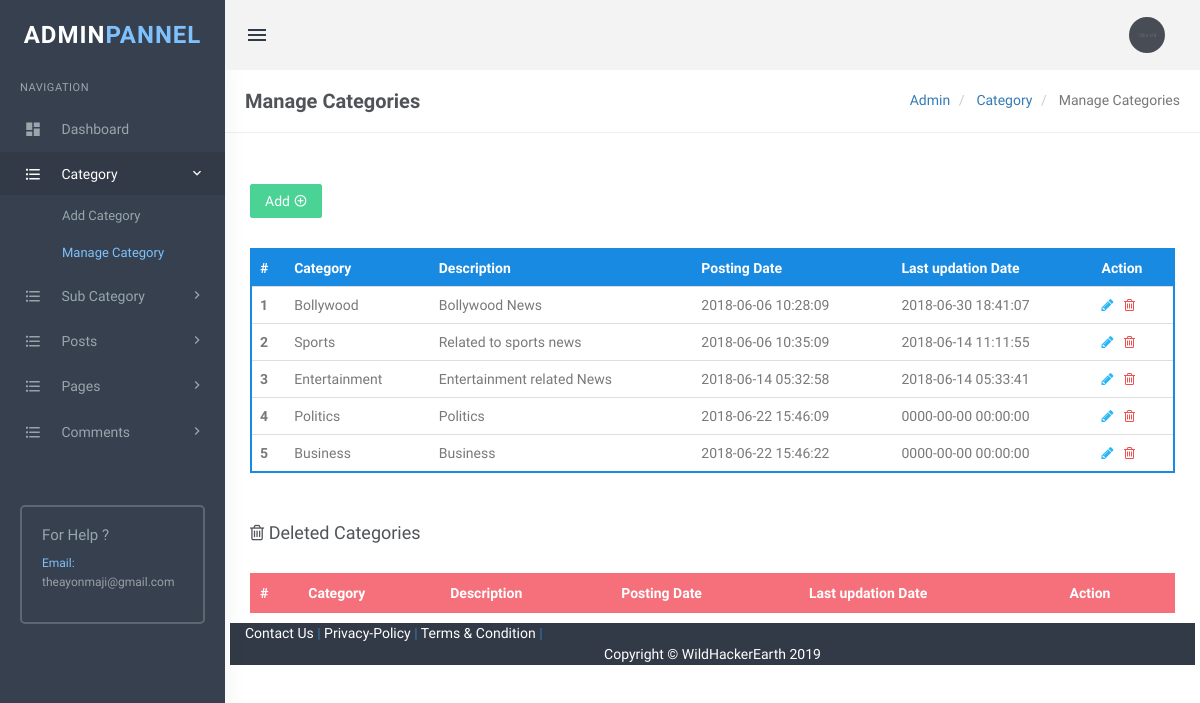
Page /admin/manage-categories.php (signed in) on the earlier database version.
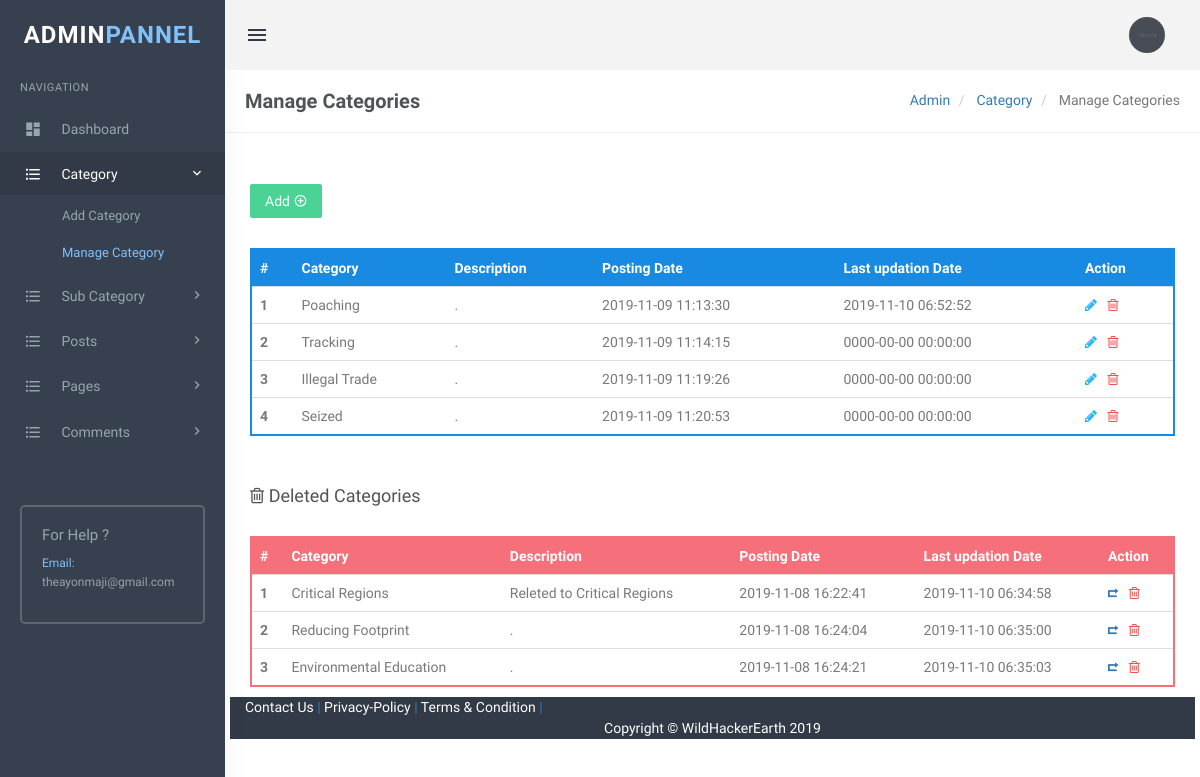
Same page on the later database version.
### tables this page shows
CREATE TABLE `tblcategory` (
  `id` int(11) NOT NULL,
  `CategoryName` varchar(200) DEFAULT NULL,
  `Description` mediumtext,
  `PostingDate` timestamp NULL DEFAULT CURRENT_TIMESTAMP,
  `UpdationDate` timestamp NULL DEFAULT '0000-00-00 00:00:00' ON UPDATE CURRENT_TIMESTAMP,
  `Is_Active` int(1) DEFAULT NULL
);

### admin/manage-categories.php (the view, shortened to what the changed rows need)
<?php
include('includes/config.php');
if(strlen($_SESSION['login'])==0)
  {
header('location:index.php');
}
else{
?>
<!DOCTYPE html>
<html lang="en">
    <head>
        <link href="assets/css/bootstrap.min.css" rel="stylesheet" type="text/css" />
        <link href="assets/css/core.css" rel="stylesheet" type="text/css" />
        <link href="assets/css/components.css" rel="stylesheet" type="text/css" />
        <link href="assets/css/icons.css" rel="stylesheet" type="text/css" />
        <link href="assets/css/pages.css" rel="stylesheet" type="text/css" />
        <link href="assets/css/menu.css" rel="stylesheet" type="text/css" />
        <link href="assets/css/responsive.css" rel="stylesheet" type="text/css" />
		<link rel="stylesheet" href="../plugins/switchery/switchery.min.css">
    </head>
    <body class="fixed-left">
        <div id="wrapper">
            <div class="content-page">
                <div class="content">
                    <div class="container">
<div class="row">
                                    <div class="row">
										<div class="col-md-12">
											<div class="demo-box m-t-20">
												<div class="table-responsive">
                                                    <table class="table m-0 table-colored-bordered table-bordered-primary">
                                                        <thead>
                                                            <tr>
                                                                <th>#</th>
                                                                <th> Category</th>
                                                                <th>Description</th>
                                                                <th>Posting Date</th>
                                                                  <th>Last updation Date</th>
                                                                <th>Action</th>
                                                            </tr>
                                                        </thead>
                                                        <tbody>
<?php
$query=mysqli_query($con,"Select id,CategoryName,Description,PostingDate,UpdationDate from  tblcategory where Is_Active=1");
$cnt=1;
while($row=mysqli_fetch_array($query))
{
?>
 <tr>
<th scope="row"><?php echo htmlentities($cnt);?></th>
<td><?php echo htmlentities($row['CategoryName']);?></td>
<td><?php echo htmlentities($row['Description']);?></td>
<td><?php echo htmlentities($row['PostingDate']);?></td>
<td><?php echo htmlentities($row['UpdationDate']);?></td>
<td><a href="edit-category.php?cid=<?php echo htmlentities($row['id']);?>"><i class="fa fa-pencil" style="color: #29b6f6;"></i></a>
	&nbsp;<a href="manage-categories.php?rid=<?php echo htmlentities($row['id']);?>&&action=del"> <i class="fa fa-trash-o" style="color: #f05050"></i></a> </td>
</tr>
<?php
$cnt++;
 } ?>
</tbody>
                                                    </table>
                                                </div>
											</div>
										</div>
									</div>
<div class="row">
<div class="col-md-12">
<div class="demo-box m-t-20">
<div class="table-responsive">
<table class="table m-0 table-colored-bordered table-bordered-danger">
                                                        <thead>
                                                            <tr>
                                                                <th>#</th>
                                                                <th> Category</th>
                                                                <th>Description</th>
                                                                <th>Posting Date</th>
                                                                  <th>Last updation Date</th>
                                                                <th>Action</th>
                                                            </tr>
                                                        </thead>
                                                        <tbody>
<?php
$query=mysqli_query($con,"Select id,CategoryName,Description,PostingDate,UpdationDate from  tblcategory where Is_Active=0");
$cnt=1;
while($row=mysqli_fetch_array($query))
{
?>
 <tr>
<th scope="row"><?php echo htmlentities($cnt);?></th>
<td><?php echo htmlentities($row['CategoryName']);?></td>
<td><?php echo htmlentities($row['Description']);?></td>
<td><?php echo htmlentities($row['PostingDate']);?></td>
<td><?php echo htmlentities($row['UpdationDate']);?></td>
<td><a href="manage-categories.php?resid=<?php echo htmlentities($row['id']);?>"><i class="ion-arrow-return-right" title="Restore this category"></i></a>
	&nbsp;<a href="manage-categories.php?rid=<?php echo htmlentities($row['id']);?>&&action=parmdel" title="Delete forever"> <i class="fa fa-trash-o" style="color: #f05050"></i> </td>
</tr>
<?php
$cnt++;
 } ?>
</tbody>
                                                    </table>
                                                </div>
											</div>
										</div>
									</div>
                    </div>
                </div>
            </div>
        </div>
    </body>
</html>
<?php } ?>

Differences in the rows shown:
removed tblcategory: CategoryName "Bollywood", Description "Bollywood News", PostingDate "2018-06-06 10:28:09", UpdationDate "2018-06-30 18:41:07", shown under "Manage Categories"
removed tblcategory: CategoryName "Sports", Description "Related to sports news", PostingDate "2018-06-06 10:35:09", UpdationDate "2018-06-14 11:11:55", shown under "Manage Categories"
removed tblcategory: CategoryName "Entertainment", Description "Entertainment related News", PostingDate "2018-06-14 05:32:58", UpdationDate "2018-06-14 05:33:41", shown under "Manage Categories"
removed tblcategory: CategoryName "Politics", Description "Politics", PostingDate "2018-06-22 15:46:09", UpdationDate "0000-00-00 00:00:00", shown under "Manage Categories"
removed tblcategory: CategoryName "Business", Description "Business", PostingDate "2018-06-22 15:46:22", UpdationDate "0000-00-00 00:00:00", shown under "Manage Categories"
added tblcategory: CategoryName "Poaching", Description ".", PostingDate "2019-11-09 11:13:30", UpdationDate "2019-11-10 06:52:52", shown under "Manage Categories"
added tblcategory: CategoryName "Tracking", Description ".", PostingDate "2019-11-09 11:14:15", UpdationDate "0000-00-00 00:00:00", shown under "Manage Categories"
added tblcategory: CategoryName "Illegal Trade", Description ".", PostingDate "2019-11-09 11:19:26", UpdationDate "0000-00-00 00:00:00", shown under "Manage Categories"
added tblcategory: CategoryName "Seized", Description ".", PostingDate "2019-11-09 11:20:53", UpdationDate "0000-00-00 00:00:00", shown under "Manage Categories"
added tblcategory: CategoryName "Critical Regions", Description "Releted to Critical Regions", PostingDate "2019-11-08 16:22:41", UpdationDate "2019-11-10 06:34:58", shown under "Deleted Categories"
added tblcategory: CategoryName "Reducing Footprint", Description ".", PostingDate "2019-11-08 16:24:04", UpdationDate "2019-11-10 06:35:00", shown under "Deleted Categories"
added tblcategory: CategoryName "Environmental Education", Description ".", PostingDate "2019-11-08 16:24:21", UpdationDate "2019-11-10 06:35:03", shown under "Deleted Categories"
